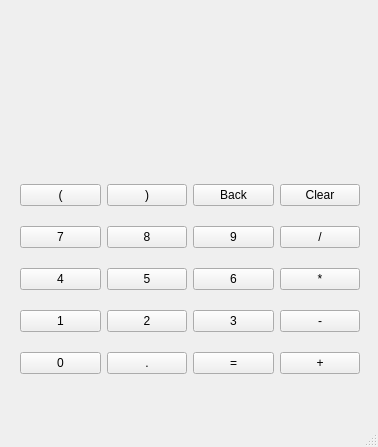
<?xml version="1.0" encoding="UTF-8"?>
<ui version="4.0">
 <class>MainWindow</class>
 <widget class="QMainWindow" name="MainWindow">
  <property name="geometry">
   <rect>
    <x>0</x>
    <y>0</y>
    <width>378</width>
    <height>447</height>
   </rect>
  </property>
  <property name="windowTitle">
   <string>MainWindow</string>
  </property>
  <widget class="QWidget" name="centralwidget">
   <widget class="QWidget" name="gridLayoutWidget">
    <property name="geometry">
     <rect>
      <x>20</x>
      <y>170</y>
      <width>340</width>
      <height>221</height>
     </rect>
    </property>
    <layout class="QGridLayout" name="gridLayout">
     <item row="3" column="2">
      <widget class="QPushButton" name="pushButton_15">
       <property name="text">
        <string>3</string>
       </property>
      </widget>
     </item>
     <item row="2" column="0">
      <widget class="QPushButton" name="pushButton_9">
       <property name="text">
        <string>4</string>
       </property>
      </widget>
     </item>
     <item row="2" column="3">
      <widget class="QPushButton" name="pushButton_12">
       <property name="text">
        <string>*</string>
       </property>
      </widget>
     </item>
     <item row="2" column="1">
      <widget class="QPushButton" name="pushButton_10">
       <property name="text">
        <string>5</string>
       </property>
      </widget>
     </item>
     <item row="1" column="3">
      <widget class="QPushButton" name="pushButton_8">
       <property name="text">
        <string>/</string>
       </property>
      </widget>
     </item>
     <item row="1" column="0">
      <widget class="QPushButton" name="pushButton_5">
       <property name="text">
        <string>7</string>
       </property>
      </widget>
     </item>
     <item row="0" column="0">
      <widget class="QPushButton" name="pushButton">
       <property name="text">
        <string>(</string>
       </property>
      </widget>
     </item>
     <item row="3" column="0">
      <widget class="QPushButton" name="pushButton_13">
       <property name="text">
        <string>1</string>
       </property>
      </widget>
     </item>
     <item row="0" column="1">
      <widget class="QPushButton" name="pushButton_2">
       <property name="text">
        <string>)</string>
       </property>
      </widget>
     </item>
     <item row="3" column="3">
      <widget class="QPushButton" name="pushButton_16">
       <property name="text">
        <string>-</string>
       </property>
      </widget>
     </item>
     <item row="1" column="2">
      <widget class="QPushButton" name="pushButton_7">
       <property name="text">
        <string>9</string>
       </property>
      </widget>
     </item>
     <item row="2" column="2">
      <widget class="QPushButton" name="pushButton_11">
       <property name="text">
        <string>6</string>
       </property>
      </widget>
     </item>
     <item row="0" column="3">
      <widget class="QPushButton" name="pushButton_4">
       <property name="text">
        <string>Clear</string>
       </property>
      </widget>
     </item>
     <item row="3" column="1">
      <widget class="QPushButton" name="pushButton_14">
       <property name="text">
        <string>2</string>
       </property>
      </widget>
     </item>
     <item row="1" column="1">
      <widget class="QPushButton" name="pushButton_6">
       <property name="text">
        <string>8</string>
       </property>
      </widget>
     </item>
     <item row="0" column="2">
      <widget class="QPushButton" name="pushButton_3">
       <property name="text">
        <string>Back</string>
       </property>
      </widget>
     </item>
     <item row="4" column="0">
      <widget class="QPushButton" name="num1">
       <property name="text">
        <string>0</string>
       </property>
      </widget>
     </item>
     <item row="4" column="1">
      <widget class="QPushButton" name="pushButton_18">
       <property name="text">
        <string>.</string>
       </property>
      </widget>
     </item>
     <item row="4" column="2">
      <widget class="QPushButton" name="pushButton_19">
       <property name="text">
        <string>=</string>
       </property>
      </widget>
     </item>
     <item row="4" column="3">
      <widget class="QPushButton" name="pushButton_20">
       <property name="text">
        <string>+</string>
       </property>
      </widget>
     </item>
    </layout>
   </widget>
  </widget>
  <widget class="QMenuBar" name="menubar">
   <property name="geometry">
    <rect>
     <x>0</x>
     <y>0</y>
     <width>378</width>
     <height>21</height>
    </rect>
   </property>
  </widget>
  <widget class="QStatusBar" name="statusbar"/>
 </widget>
 <resources/>
 <connections/>
</ui>
